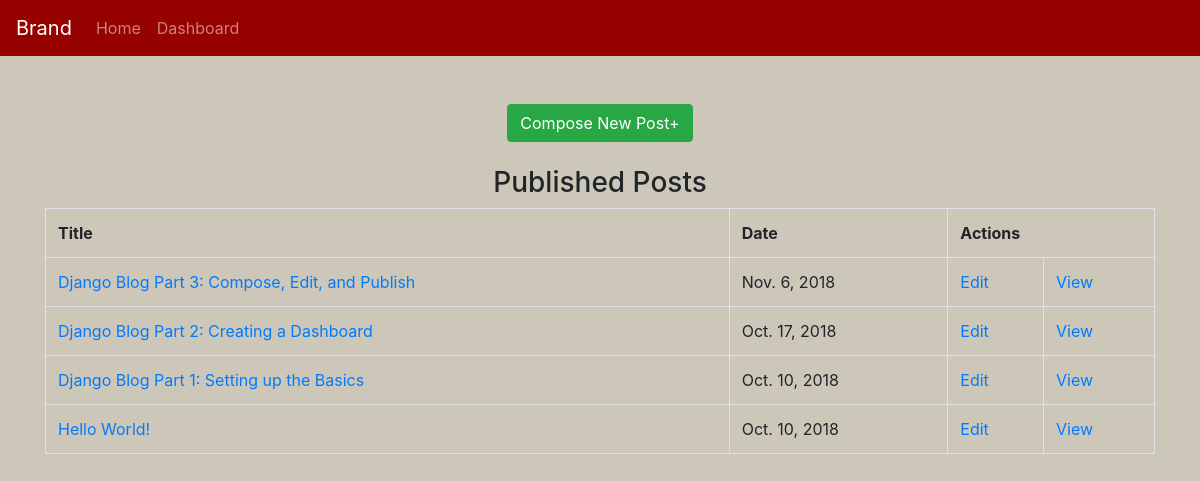
Screenshot of /blog/dashboard/ (signed in) with the database file from the repository.
### blog/models.py (models this page shows, shortened)
class Post(models.Model):
    title = models.CharField(max_length=128, unique=True)
    slug = models.SlugField(max_length=128, unique=True)
    category = models.ForeignKey(
        Category, null=True, blank=True, related_name='post',
        on_delete=models.CASCADE
    )
    body = MarkdownxField()
    description = MarkdownxField(max_length=3000)
    published = models.BooleanField(default=False)
    created = models.DateTimeField(auto_now_add=True)
    class Meta:
        ordering = ['-created']
    def get_absolute_url(self):
        return reverse('blog-post', args=[self.slug])
    def get_edit_url(self):
        return reverse('blog-edit-post', args=[self.slug])

### blog/views.py (the view)
# urls.py: path('dashboard/', views.dashboard, name='blog-dashboard'),
@login_required(login_url='/admin/login/')
def dashboard(request):
    post_list = Post.objects.filter(published=True)
    draft_list = Post.objects.filter(published=False)
    post_page = request.GET.get('postpage', 1)
    draft_page = request.GET.get('draftpage', 1)
    post_paginator = Paginator(post_list, 10)
    draft_paginator = Paginator(draft_list, 10)
    try:
        published_posts = post_paginator.page(post_page)
    except PageNotAnInteger:
        published_posts = post_paginator.page(1)
    except EmptyPage:
        published_posts  = post_paginator.page(post_paginator.num_pages)
    try:
        drafts = draft_paginator.page(draft_page)
    except PageNotAnInteger:
        drafts = draft_paginator.page(1)
    except EmptyPage:
        drafts = draft_paginator.page(draft_paginator.num_pages)
    return render(
        request, 'blog/dashboard.html',
        {'published_posts':published_posts, 'drafts':drafts}
    )

### templates/blog/dashboard.html (shortened to what this page needs)
{% extends 'blog/base.html' %}
{% block body_block %}
  {% if user.is_superuser %}
    <br>
    <br>
    <div class="container" align="center">
      <a href="{% url 'blog-compose' %}">
        <button type="button" class="btn btn-success">Compose New Post+</button>
      </a>
    </div>
    <br>
    <div class="container" align="center">
      {% if published_posts %}
        <h3>Published Posts</h3>
        <table class="table table-bordered">
          <tr>
            <th>Title</th>
            <th>Date</th>
            <th colspan="2">Actions</th>
          </tr>
          {% for post in published_posts %}
            <tr>
              <td><a href="{{ post.get_absolute_url }}">{{post.title}}</a></td>
              <td>
                <time datetime="{{ post.created|date:'c' }}">
                  {{ post.created|date }}
                </time>
              </td>
              <td><a href="{{post.get_edit_url}}">Edit</td>
              <td><a href="{{post.get_absolute_url}}">View</a></td>
            </tr>
          {% endfor %}
          </table>
      {% endif %}
    </div>
    <br>
    <br>
  {% else %}
    <h2>You need to be logged in to view this page.</h2>
  {% endif %}
{% endblock %}

### static/blog/css/master.css (style rules this page uses)
body { background-color: #CCC7B9; }

### rows the page displays
Post: title "Django Blog Part 3: Compose, Edit, and Publish", created "Nov. 6, 2018"
Post: title "Django Blog Part 2: Creating a Dashboard", created "Oct. 17, 2018"
Post: title "Django Blog Part 1: Setting up the Basics", created "Oct. 10, 2018"
Post: title "Hello World!", created "Oct. 10, 2018"
